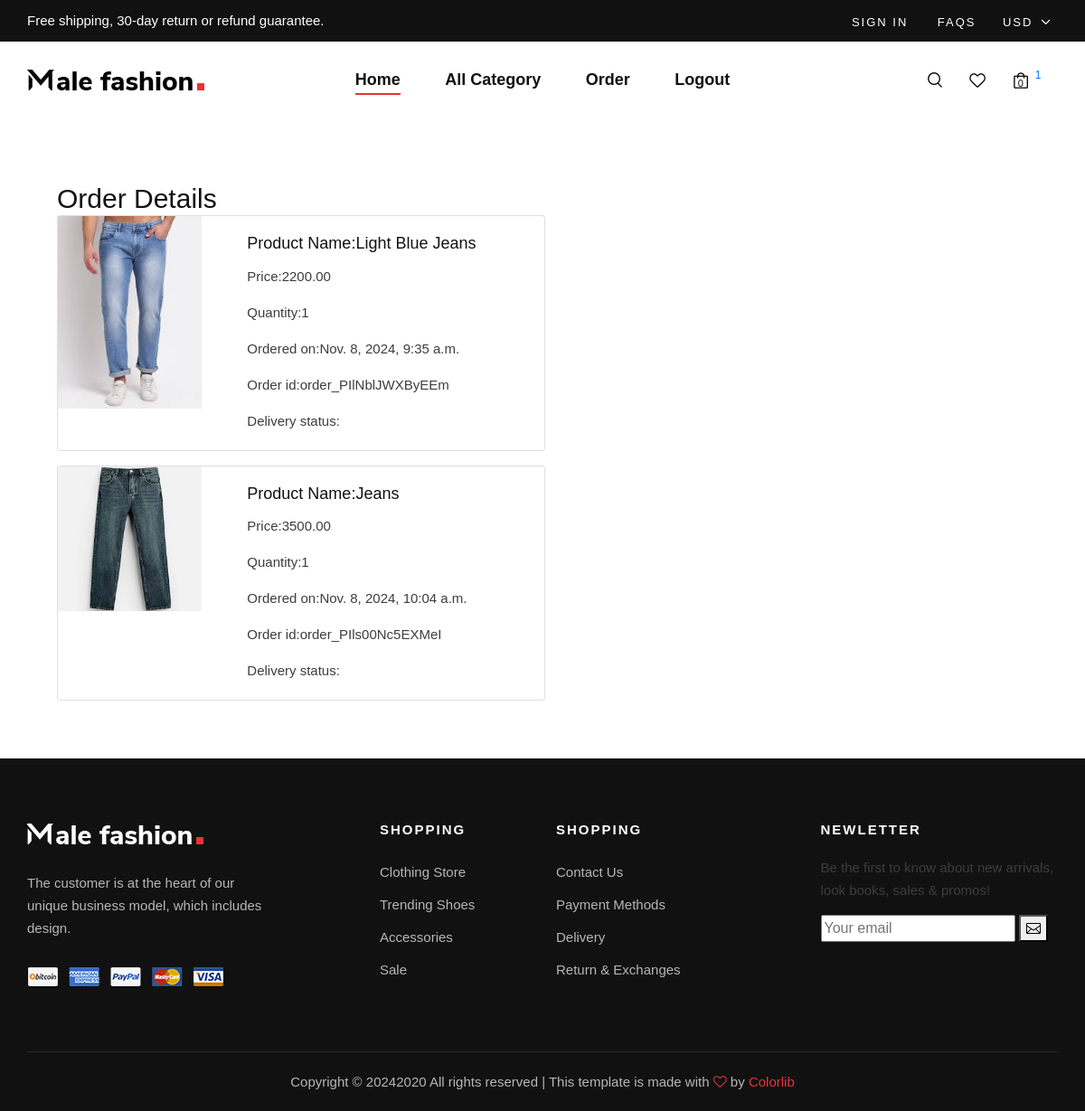
Screenshot of /cart/orderview (signed in) with the database file from the repository.
### cart/models.py (models this page shows)
class Order_details(models.Model):
    products=models.ForeignKey(Product,on_delete=models.CASCADE)
    user= models.ForeignKey(User,on_delete=models.CASCADE)
    no_of_items=models.IntegerField()
    address=models.TextField()
    phone_no=models.BigIntegerField()
    pin=models.IntegerField()
    order_id=models.CharField(max_length=20,blank=True)
    ordered_date=models.DateTimeField(auto_now_add=True)
    payment_status=models.CharField(max_length=20,default="pending")
    delivery_status=models.CharField(max_length=20,default="pending")

### shop/models.py (models this page shows, shortened)
class Product(models.Model):
    name = models.CharField(max_length=20)
    desc = models. TextField()
    image = models.ImageField(upload_to="products")
    price = models.DecimalField(max_digits=10,decimal_places=2)
    stock = models.IntegerField()
    available = models.BooleanField(default=True)
    created = models.DateTimeField(auto_now_add=True)
    updated = models.DateTimeField(auto_now=True)
    category = models.ForeignKey(Categories,on_delete=models.CASCADE)

### cart/views.py (the view)
# urls.py: path('orderview',views.order_view,name='orderview'),
@login_required()
def order_view(request):
    u=request.user
    o=Order_details.objects.filter(user=u)
    context={'orders':o}
    return render(request,'orderview.html',context)

### cart/context_processors.py (called while the page is built)
def count_items(request):
    u=request.user
    count=0
    if request.user.is_authenticated:
        try:
            c=Cart.objects.filter(user=u)
            for i in c:
                count+=i.quality
        except:
            count=0
    return {'c':count}

### shop/context_processors.py (called while the page is built)
def menu_links(request):
    c=Categories.objects.all()
    return {'links':c}

### templates/orderview.html
{% extends 'base.html' %}
{% load static%}
{% block content%}
<div class="container mt-4 p-5 style=margin-bottom:100px;">
    <h3>Order Details</h3>
    {% for i in orders %}
<div class="card mb-3" style="max-width: 540px;">
  <div class="row g-0">
    <div class="col-md-4">
      <img src="{{i.products.image.url}}" class="img-fluid rounded-start" alt="...">
    </div>
    <div class="col-md-8">
      <div class="card-body">
        <h5 class="card-title">Product Name:{{i.products.name}}</h5>
        <p class="card-text">Price:{{i.products.price}}</p>
        <p class="card-text">Quantity:{{i.no_of_items}}</p>
        <p class="card-text">Ordered on:{{i.ordered_date}}</p>
        <p class="card-text">Order id:{{i.order_id}}</p>
        <p class="card-text">Delivery status:{{i.products.delivery_status}}</p>
      </div>
    </div>
  </div>
</div>
{% endfor %}
</div>
{% endblock %}

### static/css/style.css (style rules this page uses)
html, body { height: 100%; font-family: "Nunito Sans", sans-serif; -webkit-font-smoothing: antialiased; }
h1, h2, h3, h4, h5, h6 { margin: 0; color: #111111; font-weight: 400; font-family: "Nunito Sans", sans-serif; }
h3 { font-size: 30px; }
h5 { font-size: 18px; }
p { font-size: 15px; font-family: "Nunito Sans", sans-serif; color: #3d3d3d; font-weight: 400; line-height: 25px; margin: 0 0 15px 0; }
img { max-width: 100%; }
@media only screen and (min-width: 1200px) { .container { max-width: 1170px; } }

### rows the page displays
Order_details: products.image (picture), products.name "Light Blue Jeans", products.price "2200.00", no_of_items "1", ordered_date "Nov. 8, 2024, 9:35 a.m.", order_id "order_PIlNblJWXByEEm"
Order_details: products.image (picture), products.name "Jeans", products.price "3500.00", no_of_items "1", ordered_date "Nov. 8, 2024, 10:04 a.m.", order_id "order_PIls00Nc5EXMeI"

### other values shown
{{ c }} "1"
